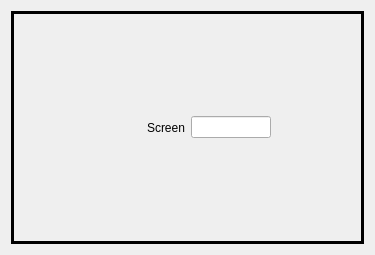
<?xml version="1.0" encoding="UTF-8"?>
<ui version="4.0">
 <class>ScreenLayoutDialog</class>
 <widget class="QDialog" name="ScreenLayoutDialog">
  <property name="geometry">
   <rect>
    <x>0</x>
    <y>0</y>
    <width>375</width>
    <height>255</height>
   </rect>
  </property>
  <property name="windowTitle">
   <string>Dialog</string>
  </property>
  <layout class="QGridLayout" name="gridLayout">
   <item row="0" column="0">
    <widget class="QFrame" name="firstFrame">
     <property name="frameShape">
      <enum>QFrame::Box</enum>
     </property>
     <property name="frameShadow">
      <enum>QFrame::Plain</enum>
     </property>
     <property name="lineWidth">
      <number>3</number>
     </property>
     <layout class="QHBoxLayout" name="horizontalLayout" stretch="2,1,1">
      <item>
       <widget class="QLabel" name="firstLabel">
        <property name="text">
         <string>Screen</string>
        </property>
        <property name="alignment">
         <set>Qt::AlignRight|Qt::AlignTrailing|Qt::AlignVCenter</set>
        </property>
       </widget>
      </item>
      <item>
       <widget class="QLineEdit" name="firstLineEdit">
        <property name="sizePolicy">
         <sizepolicy hsizetype="Preferred" vsizetype="Fixed">
          <horstretch>0</horstretch>
          <verstretch>0</verstretch>
         </sizepolicy>
        </property>
        <property name="alignment">
         <set>Qt::AlignCenter</set>
        </property>
       </widget>
      </item>
      <item>
       <spacer name="horizontalSpacer">
        <property name="orientation">
         <enum>Qt::Horizontal</enum>
        </property>
        <property name="sizeHint" stdset="0">
         <size>
          <width>40</width>
          <height>20</height>
         </size>
        </property>
       </spacer>
      </item>
     </layout>
    </widget>
   </item>
  </layout>
 </widget>
 <resources/>
 <connections/>
</ui>
